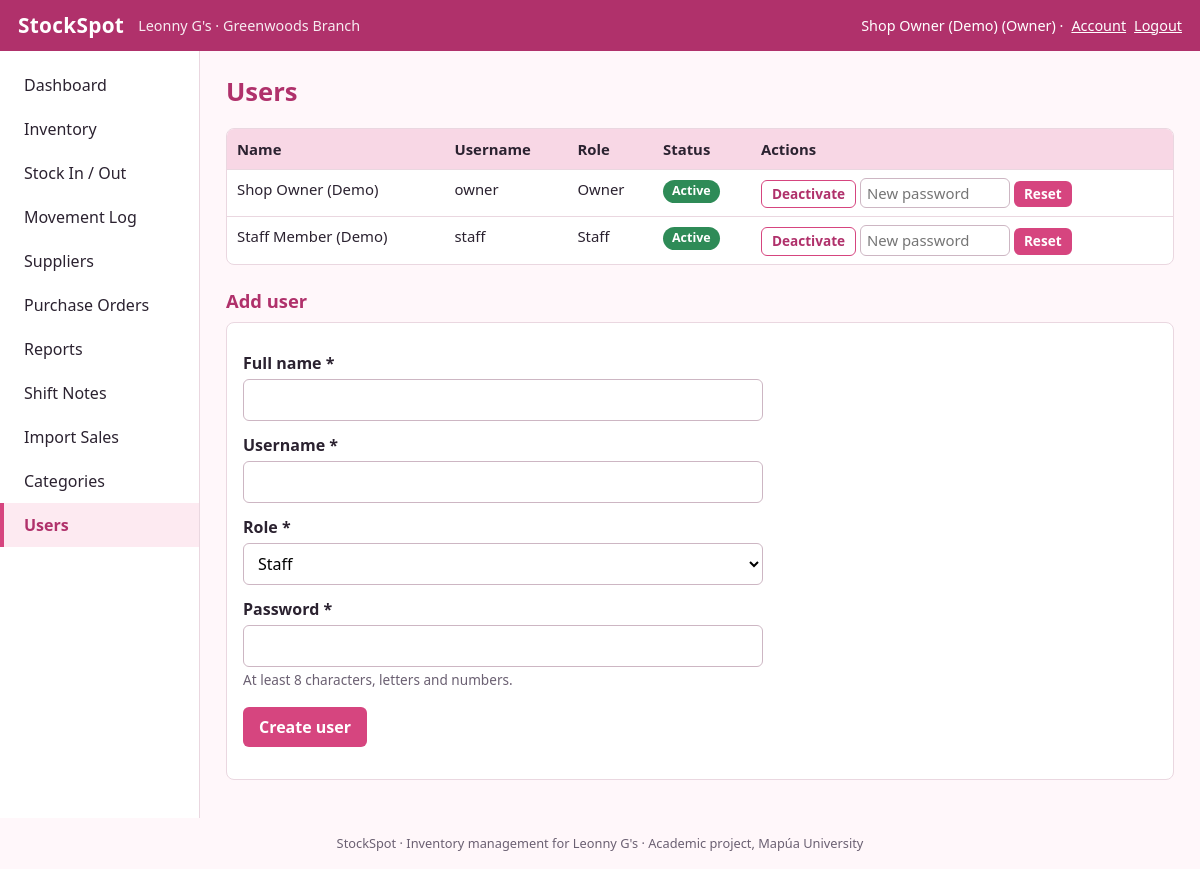
/users.php (signed in), run on the app's committed database.
### tables this page shows
CREATE TABLE users (
  user_id       INT UNSIGNED AUTO_INCREMENT PRIMARY KEY,
  full_name     VARCHAR(100) NOT NULL,
  username      VARCHAR(50)  NOT NULL UNIQUE,
  password_hash VARCHAR(255) NOT NULL,
  role          ENUM('Owner','Staff') NOT NULL DEFAULT 'Staff',
  is_active     TINYINT(1) NOT NULL DEFAULT 1,
  created_at    TIMESTAMP NOT NULL DEFAULT CURRENT_TIMESTAMP
);

### includes/auth.php (called while the page is built, shortened)
<?php
function current_user(): ?array { return isset($_SESSION['uid']) ? ['id' => $_SESSION['uid'], 'name' => $_SESSION['name'], 'role' => $_SESSION['role']] : null; }

### includes/helpers.php (called while the page is built, shortened)
<?php
function e($v): string { return htmlspecialchars((string)$v, ENT_QUOTES | ENT_SUBSTITUTE, 'UTF-8'); }
function flash(?string $msg = null, string $type = 'success') {
    $f = $_SESSION['flash'] ?? []; unset($_SESSION['flash']); return $f;
}

### public/users.php (the view, shortened to what this page needs)
<?php
$pdo = db(); $errors = []; $f = ['full_name'=>'','username'=>'','role'=>'Staff'];
$users = $pdo->query('SELECT * FROM users ORDER BY role, full_name')->fetchAll();
page_header('Users', 'users');
?>
<div class="tablewrap"><table><tr><th>Name</th><th>Username</th><th>Role</th><th>Status</th><th>Actions</th></tr>
<?php foreach ($users as $x): ?><tr><td><?= e($x['full_name']) ?></td><td><?= e($x['username']) ?></td><td><?= e($x['role']) ?></td><td><?= $x['is_active'] ? '<span class="badge ok">Active</span>' : '<span class="badge bad">Inactive</span>' ?></td><td>
<form method="post" class="inline"><button class="btn sm sec" type="submit"><?= $x['is_active'] ? 'Deactivate' : 'Activate' ?></button></form>
<form method="post" class="inline"><input type="password" name="password" placeholder="New password" style="width:150px;padding:3px 6px" required> <button class="btn sm" type="submit">Reset</button></form></td></tr>
<?php endforeach; ?></table></div>
<h2>Add user</h2>
<form method="post" class="stack panel"><?= csrf_field() ?><input type="hidden" name="action" value="add">
<label>Full name *</label><input type="text" name="full_name" value="<?= e($f['full_name']) ?>" maxlength="100" required>
<label>Username *</label><input type="text" name="username" value="<?= e($f['username']) ?>" maxlength="50" required>
<label>Role *</label><select name="role"><option <?= $f['role'] === 'Staff' ? 'selected' : '' ?>>Staff</option><option <?= $f['role'] === 'Owner' ? 'selected' : '' ?>>Owner</option></select>
<label>Password *</label><input type="password" name="password" required minlength="8"><div class="hint">At least 8 characters, letters and numbers.</div>
<p><button class="btn" type="submit">Create user</button></p></form>
<?php page_footer();

### includes/layout.php (shortened to what this page needs)
<?php
function page_header(string $title, string $active = ''): void {
    $u = current_user();
    $nav = [
        'dashboard' => ['dashboard.php', 'Dashboard'],
        'inventory' => ['products.php', 'Inventory'],
        'stock'     => ['stock_move.php', 'Stock In / Out'],
        'movements' => ['movements.php', 'Movement Log'],
        'suppliers' => ['suppliers.php', 'Suppliers'],
        'po'        => ['purchase_orders.php', 'Purchase Orders'],
        'reports'   => ['reports.php', 'Reports'],
        'notes'     => ['notes.php', 'Shift Notes'],
        'import'    => ['import_sales.php', 'Import Sales'],
    ];
    if ($u && $u['role'] === 'Owner') { $nav['categories'] = ['categories.php', 'Categories']; $nav['users'] = ['users.php', 'Users']; }
    ?><!DOCTYPE html>
<html lang="en"><head>
<link rel="stylesheet" href="assets/style.css">
</head><body>
<header class="top">
  <a class="brand" href="<?= $u ? 'dashboard.php' : 'index.php' ?>"><?= e(APP_NAME) ?></a>
  <span class="store"><?= e(STORE_NAME) ?> &middot; Greenwoods Branch</span>
  <?php if ($u): ?>
  <span class="who"><?= e($u['name']) ?> (<?= e($u['role']) ?>) &middot; <a href="account.php">Account</a>
    <form method="post" action="logout.php" class="inline"><?= csrf_field() ?><button class="link" type="submit">Logout</button></form></span>
  <?php endif; ?>
</header>
<div class="shell">
<?php if ($u): ?>
<nav class="side"><?php foreach ($nav as $k => [$href, $label]): ?>
  <a href="<?= e($href) ?>" class="<?= $k === $active ? 'active' : '' ?>"><?= e($label) ?></a>
<?php endforeach; ?></nav>
<?php endif; ?>
<main class="content">
<h1><?= e($title) ?></h1>
<?php }
function page_footer(): void { ?>
</main></div>
<footer class="foot">StockSpot &middot; Inventory management for Leonny G's &middot; Academic project, Mapúa University</footer>
</body></html>
<?php }

### public/assets/style.css (style rules this page uses)
:root { --pink:#d6457f;--pink-d:#b0316b;--pink-l:#fdeaf1;--pink-m:#f8d7e5;--ink:#2b2230;--mute:#6b6072;--line:#ead7e0;--ok:#2e8b57;--warn:#c77d0a;--bad:#c0392b;--bg:#fff7fa }
* { box-sizing:border-box }
body { margin:0;font-family:system-ui,-apple-system,"Segoe UI",Roboto,Arial,sans-serif;color:var(--ink);background:var(--bg);line-height:1.5 }
a { color:var(--pink-d) }
.top { display:flex;align-items:center;gap:14px;background:var(--pink-d);color:#fff;padding:10px 18px;flex-wrap:wrap }
.top a { color:#fff }
.brand { font-weight:700;font-size:1.3rem;text-decoration:none;letter-spacing:.3px }
.store { opacity:.9;font-size:.9rem }
.who { margin-left:auto;font-size:.9rem;display:flex;gap:8px;align-items:center }
.inline { display:inline }
.link { background:none;border:0;color:#fff;text-decoration:underline;cursor:pointer;font:inherit;padding:0 }
.shell { display:flex;min-height:calc(100vh - 100px) }
.side { width:200px;background:#fff;border-right:1px solid var(--line);padding:12px 0;flex-shrink:0 }
.side a { display:block;padding:10px 20px;text-decoration:none;color:var(--ink);border-left:4px solid transparent }
.side a.active { background:var(--pink-l);border-left-color:var(--pink);color:var(--pink-d);font-weight:600 }
.content { flex:1;padding:22px 26px;min-width:0;max-width:1200px }
h1 { margin:0 0 16px;color:var(--pink-d);font-size:1.6rem }
h2 { color:var(--pink-d);font-size:1.15rem;margin:22px 0 8px }
.panel { background:#fff;border:1px solid var(--line);border-radius:8px;padding:16px;margin-bottom:16px }
.tablewrap { overflow-x:auto;background:#fff;border:1px solid var(--line);border-radius:8px }
table { border-collapse:collapse;width:100%;font-size:.93rem }
th { background:var(--pink-m);text-align:left;padding:9px 10px;white-space:nowrap }
td { padding:8px 10px;border-top:1px solid var(--line);vertical-align:top }
.badge { display:inline-block;padding:2px 9px;border-radius:99px;font-size:.78rem;font-weight:700;color:#fff }
.badge.ok { background:var(--ok) }
.btn,button.btn { display:inline-block;background:var(--pink);color:#fff;border:0;border-radius:6px;padding:8px 16px;font:inherit;font-weight:600;cursor:pointer;text-decoration:none }
.btn.sec { background:#fff;color:var(--pink-d);border:1px solid var(--pink) }
.btn.sm { padding:3px 10px;font-size:.85rem }
form.stack label { display:block;font-weight:600;margin:12px 0 4px }
input[type=text],input[type=password],input[type=number],input[type=date],input[type=search],input[type=file],select,textarea { width:100%;max-width:520px;padding:8px 10px;border:1px solid #cdb6c3;border-radius:6px;font:inherit;background:#fff }
.hint { color:var(--mute);font-size:.85rem;margin-top:3px }
.foot { text-align:center;color:var(--mute);font-size:.8rem;padding:16px }

### data on the page
users: full_name "Shop Owner (Demo)", role "Owner", username "owner", is_active "Active"
users: full_name "Staff Member (Demo)", username "staff", role "Staff", is_active "Active"

### other printed values
APP_NAME "StockSpot"
STORE_NAME "Leonny G's"
$label "Dashboard"
$label "Inventory"
$label "Stock In / Out"
$label "Movement Log"
$label "Suppliers"
$label "Purchase Orders"
$label "Reports"
$label "Shift Notes"
$label "Import Sales"
$label "Categories"
$label "Users"
$title "Users"
